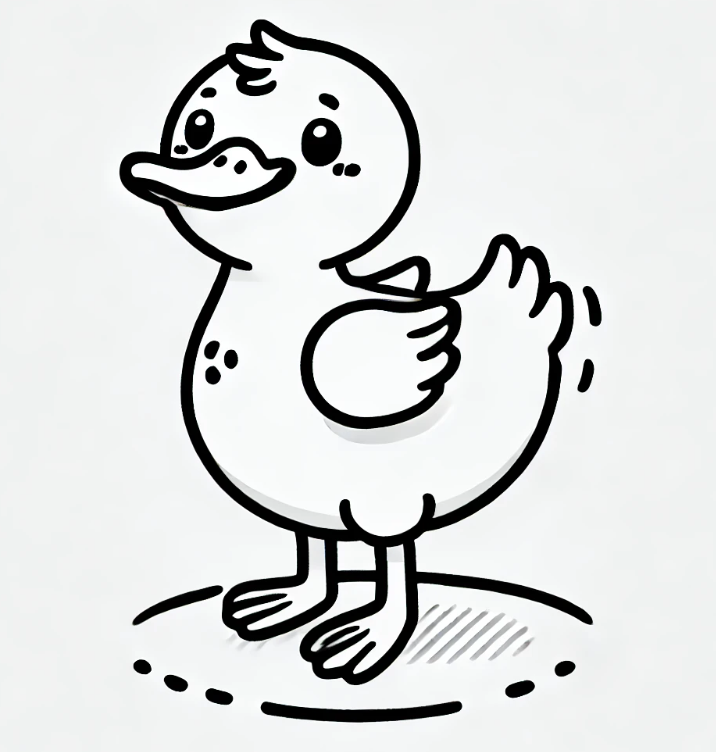
#> input picture Data/duckhw.png, 716 x 752 px
$ jupyter execute --allow-errors 2a_UnknownData.ipynb
#> lines starting #> are read from the running program, lines starting #| are printed output that depends on the picture; after the words box and inside, x2 and y2 are one past the last pixel; in counts of white or black regions, pixels touching at a corner belong together
This example shows how UNKNOWN data distribution plays a role in learning.

1. Let us assume one is transmitting bits in a noise channel. The channel would flip the bit with a probability $1-\beta$. I.e. $\beta$ is the reliability, and if $\beta=0.95$ and the sender's bit is "1", then the receiver get  "1" in 95 out of 100 times on average, and "0" in the rest.

To have a more reliable communication, the sender decided to repeat every bit three times.

See example below. It shows the encoding (repeat 3 times) of a piece of message of 32 bits.

[cell 1]
import numpy as np
rng = np.random.RandomState(42)
def noise_channel(bits_in, beta):
    bits_out = np.zeros_like(bits_in)
    for i in range(len(bits_out)):
        bits_out[i] = bits_in[i] if rng.rand() < beta else (1 - bits_in[i])
    return bits_out

sender_msg = rng.randint(2, size=(32,))
beta = 0.95
for b in sender_msg:
    sender_bits_i = np.array([b, ]*3, dtype=np.uint8)
    print(noise_channel(sender_bits_i, beta), b)

[cell 2]
if True: # This is a one-time data preparation code segment. No longer used.
    from PIL import Image
    imfile = "Data/duckhw.png"
    image = Image.open(imfile).convert('RGB')
    image = image.resize((64, 64))
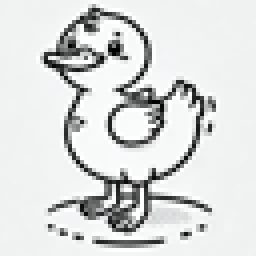
#> image: PIL image 64x64 RGB (shown 4 times larger); mean R, G, B 217.6, 219.3, 218.9
    image = (np.array(image)[:, :, 0] > 128).astype(np.float32)
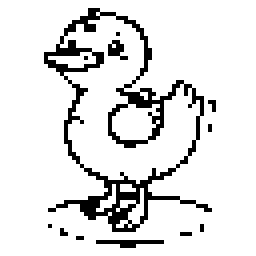
#> image: shape (64, 64) float32 (shown 4 times larger); values 0 (black) and 1 (white), 88.5% white; black in thin lines or dots, all inside (x1, y1, x2, y2) = (11, 2, 54, 62)
    py, px = np.nonzero(1-image)
#> py = 473 values from 2 to 61; px = 473 values, max 53 at index 190, min 11 at index 73, mean 29.88
    bits = image.astype(np.uint8)
    with open('tmpout.txt', 'w') as f:
        for l in bits:
            for b in l:
                f.write(f"{b},")
#> this loop made 64 passes
            # f.write('\n')

#> (a cell that did not finish here is left out)

[cell 4]
received_bits = []
beta = 0.8
for b in bits:
    sender_bits_i = np.array([b, ]*3, dtype=np.uint8)
    received_bits.append(noise_channel(sender_bits_i, beta))
#> after the loop, received_bits = 64 items

Please adjust $\beta$ to check the performance of two different decoding hypotheses.

[cell 5]
decoded_msg_1 = []
decoded_msg_2 = []
decoded_msg_3 = []

def decoder_1(bs):
    # voting
    n0 = (bs==0).sum()
    n1 = (bs==1).sum()
    if n0 > n1: return 0
    else: return 1

def decoder_2(bs):
    # Any
    n0 = (bs==0).sum()
    if n0 == 3: return 0
    else: return 1

def decoder_3(bs):
    # All
    n0 = (bs==0).sum()
    if n0 == 0: return 0
    else: return 1


for bb in received_bits:
    decoded_msg_1.append(decoder_1(bb))
    decoded_msg_2.append(decoder_2(bb))
    decoded_msg_3.append(decoder_3(bb))
#> this loop made 64 passes
#> n1 in decoder_1 on passes 1 to 12: 64, 64, 67, 122, 120, 121, 171, 120, 183, 67, 174, 171
#> after the loop, decoded_msg_1 = 64 values, max 1 at index 3, min 0 at index 0, mean 0.828; decoded_msg_2 = 64 values from 1 to 1; decoded_msg_3 = 64 values, max 1 at index 0, min 0 at index 62, mean 0.969

channel_msg = noise_channel(bits, beta)
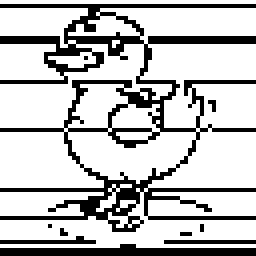
#> channel_msg: shape (64, 64) (shown 4 times larger); values 0 (black) and 1 (white), 75.2% white; black in thin lines or dots
decoded_msg_1 = np.array(decoded_msg_1)
decoded_msg_2 = np.array(decoded_msg_2)
decoded_msg_3 = np.array(decoded_msg_3)

print("Total bits:", len(bits))
#| Total bits: 64
print("Channel erros:", (channel_msg!=bits).sum())
#| Channel erros: 640
print("Errors 1:", (decoded_msg_1!=bits).sum())
#| Errors 1: 1049
print("Errors 2:", (decoded_msg_2!=bits).sum())
#| Errors 2: 473
print("Errors 3:", (decoded_msg_3!=bits).sum())
#| Errors 3: 601
